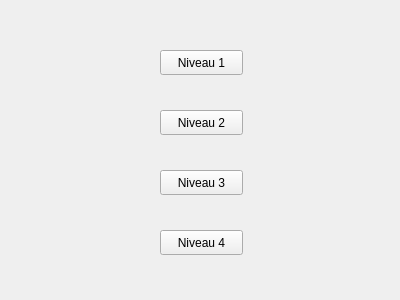
<?xml version="1.0" encoding="UTF-8"?>
<ui version="4.0">
 <class>Niveau</class>
 <widget class="QDialog" name="Niveau">
  <property name="geometry">
   <rect>
    <x>0</x>
    <y>0</y>
    <width>400</width>
    <height>300</height>
   </rect>
  </property>
  <property name="windowTitle">
   <string>Dialog</string>
  </property>
  <widget class="QPushButton" name="niv1">
   <property name="geometry">
    <rect>
     <x>160</x>
     <y>50</y>
     <width>83</width>
     <height>25</height>
    </rect>
   </property>
   <property name="focusPolicy">
    <enum>Qt::NoFocus</enum>
   </property>
   <property name="text">
    <string>Niveau 1</string>
   </property>
  </widget>
  <widget class="QPushButton" name="niv3">
   <property name="geometry">
    <rect>
     <x>160</x>
     <y>170</y>
     <width>83</width>
     <height>25</height>
    </rect>
   </property>
   <property name="focusPolicy">
    <enum>Qt::NoFocus</enum>
   </property>
   <property name="text">
    <string>Niveau 3</string>
   </property>
  </widget>
  <widget class="QPushButton" name="niv2">
   <property name="geometry">
    <rect>
     <x>160</x>
     <y>110</y>
     <width>83</width>
     <height>25</height>
    </rect>
   </property>
   <property name="focusPolicy">
    <enum>Qt::NoFocus</enum>
   </property>
   <property name="text">
    <string>Niveau 2</string>
   </property>
  </widget>
  <widget class="QPushButton" name="niv4">
   <property name="geometry">
    <rect>
     <x>160</x>
     <y>230</y>
     <width>83</width>
     <height>25</height>
    </rect>
   </property>
   <property name="focusPolicy">
    <enum>Qt::NoFocus</enum>
   </property>
   <property name="text">
    <string>Niveau 4</string>
   </property>
  </widget>
 </widget>
 <resources/>
 <connections/>
</ui>
